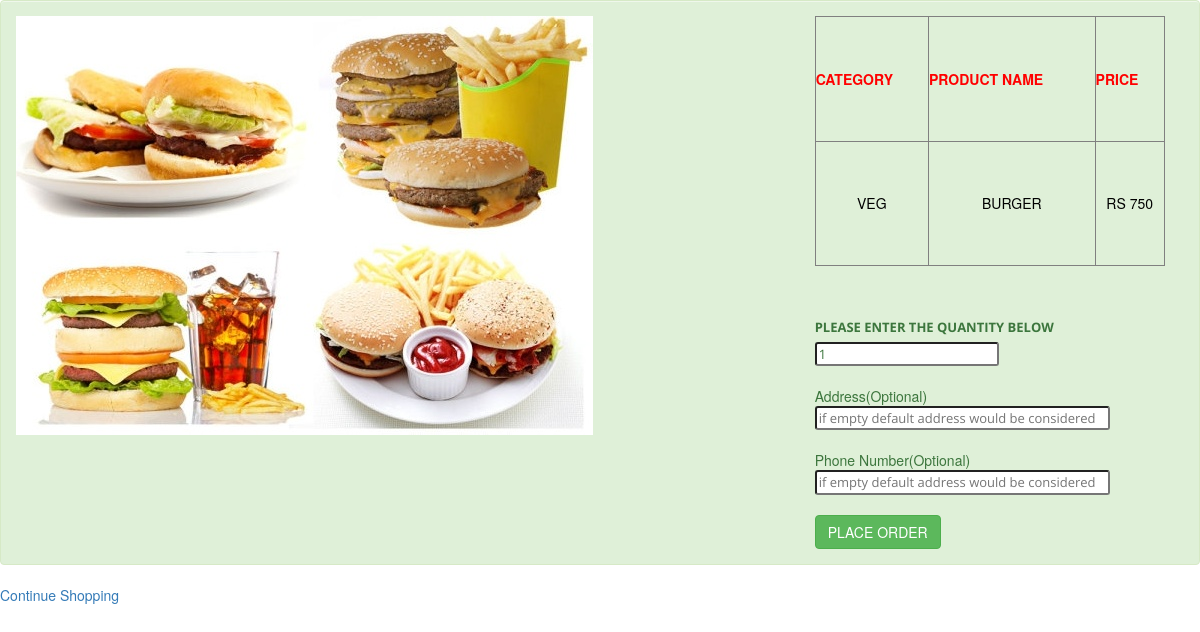
The page /users/orderdone.php?par3=5 (signed in) on the database its author committed.
### tables this page shows
CREATE TABLE IF NOT EXISTS `products` (
  `id` int(11) NOT NULL AUTO_INCREMENT,
  `pname` varchar(50) NOT NULL,
  `pcategory` varchar(50) NOT NULL,
  `pprice` int(11) NOT NULL,
  `pimage` varchar(110) NOT NULL,
  `availaible` int(11) NOT NULL,
  PRIMARY KEY (`id`)
);

### users/orderdone.php (the view, shortened to what this page needs)
<?php
	$conn = new mysqli("localhost","root","","foodordering");
	$pid=$_GET["par3"];
	$query="select * from products where id='$pid' ";
	$result=$conn->query($query);
	$row=$result->fetch_assoc();
?>
<!DOCTYPE html>
<html>
<head>
<link type="text/css" href="bootstrap/css/bootstrap.min.css" rel="stylesheet">
<link type="text/css" href="bootstrap/css/bootstrap-responsive.min.css" rel="stylesheet">
<link type="text/css" href="css/theme.css" rel="stylesheet">
<link type="text/css" href="images/icons/css/font-awesome.css" rel="stylesheet">
  <link rel="stylesheet" href="https://maxcdn.bootstrapcdn.com/bootstrap/3.3.7/css/bootstrap.min.css">
</head>
<body>
	<div class="alert alert-success">
	<div class="row">
		<div class="col-xs-8">
			<img src="<?php echo "../admin/".$row["pimage"];  ?>" >
		</div>
		<div class="col-xs-4">
			<table border="1px" height="250px;" style="text-align:center;" width="350px;" cellpadding="10" cellspacing="2">
			<tr style="color:red;text-align: center;">
					<th>CATEGORY</th>
					<th>PRODUCT NAME</th>
					<th>PRICE</th>
			</tr>
			<tr style="text-transform: uppercase;color: black;size: 4px;">
					<td  >
								<?php   echo $row["pcategory"]; ?>
					</td>
					<td>
							<?php echo $row["pname"];
							?>
					</td>
					<td id="pprice">
								<?php echo "RS ".$row["pprice"]; ?>
					</td>
			</tr>
		</div>
		<div style="margin-top: 50px;">
		<label>PLEASE ENTER THE QUANTITY BELOW</label>
		<form action="dborderdone.php" method="POST">
			<input type="number" value="1" oninput="CurrencyConverter(this.value)" onchange="temperatureConverter(this.value)" placeholder="0" name="fquant" style="width: 50%;height: 50%;" min="1" max="5"><br><br>
			Address(Optional)<input placeholder="if empty default address would be considered" style="width: 80%;" type="text" name="newaddress"><br><br>
			Phone Number(Optional)<input placeholder="if empty default address would be considered" style="width: 80%;" type="text" name="phonenumber"><br><br>
				<button type="submit"  class="btn btn-success">PLACE ORDER</button>
		</form>
		</div>
	</div>
    	</div>
  <a href="user-home.php">Continue Shopping</a>
</body>
</html>

### admin/css/theme.css (style rules this page uses)
body { font-size: 13px; font-family: 'Open Sans', Arial, sans-serif; background: #fff; color: #777 }
form { margin: 0 }
select, textarea, input[type="text"], input[type="password"], input[type="datetime"], input[type="datetime-local"], input[type="date"], input[type="month"], input[type="time"], input[type="week"], input[type="number"], input[type="email"], input[type="url"], input[type="search"], input[type="tel"], input[type="color"], .uneditable-input, label, input, button, select, textarea { -webkit-border-radius: 3px; -moz-border-radius: 3px; border-radius: 3px; font-size: 13px; font-family: 'Open Sans', Tahoma, Arial, sans-serif }
.alert { background: #fffaef; border-color: #ecdcb6; -webkit-border-radius: 3px; -moz-border-radius: 3px; border-radius: 3px; -webkit-box-shadow: 0 1px 0 rgba(255,255,255,0.5) inset; -moz-box-shadow: 0 1px 0 rgba(255,255,255,0.5) inset; box-shadow: 0 1px 0 rgba(255,255,255,0.5) inset; color: #b68b53 }
.alert-success { background: #eaf4e2; border-color: #c1dea9; color: #61a06f }
.btn, .btn-box { -webkit-border-radius: 3px; -moz-border-radius: 3px; border-radius: 3px }
.btn { font-size: 13px; font-weight: 600 }
.btn { display: inline-block; margin-bottom: 0; font-weight: 400; text-align: center; vertical-align: middle; cursor: pointer; background-image: none; border: 1px solid transparent; white-space: nowrap; padding: 4px 10px; font-size: 13px; line-height: 1.42857; border-radius: 4px; -webkit-user-select: none; -moz-user-select: none; -ms-user-select: none; user-select: none }
.btn-success { color: #fff; background-color: #3cbc8d; border-color: #36a97f }

### rows shown on the page
products: pimage (picture), pcategory "VEG", pname "BURGER", pprice "750"
